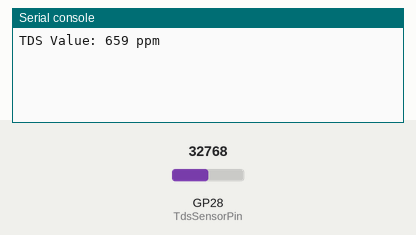
This program was run on a simulated Raspberry Pi Pico running MicroPython. On the bench: the last lines printed to the serial console. Inputs (shaded band) come from the test bench; at power-on: GP28 (TdsSensorPin) = 32768 (analog values on the 0–65535 scale).

Above: at 1.2 s.
1.3 s: GP28 (TdsSensorPin) set to 45874
At 2.3 s:
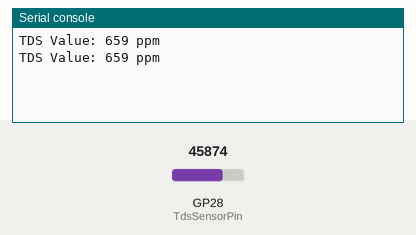
2.8 s: GP28 (TdsSensorPin) set to 57670
At 3.9 s:
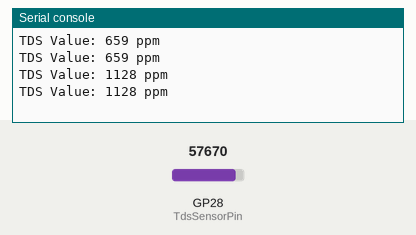
Timing chart, 0 to 5.8 s (numbered marks = the images above; inputs shaded):
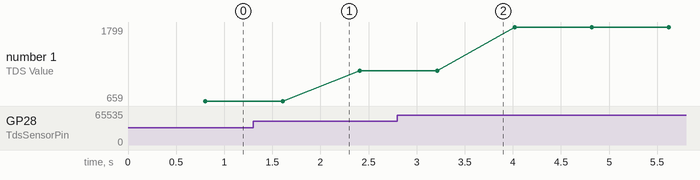

The program:

tds.py
```python
from machine import ADC, Pin
import time

TdsSensorPin = 28
VREF = 3.3            # analog reference voltage
SCOUNT = 30           # number of samples
temperature = 25.0    # assumed temperature

analog_buffer = [0] * SCOUNT
analog_buffer_index = 0

adc = ADC(Pin(TdsSensorPin))

def get_median_num(b_array):
    sorted_array = sorted(b_array)
    mid = len(sorted_array) // 2
    if len(sorted_array) % 2 == 0:
        return (sorted_array[mid - 1] + sorted_array[mid]) // 2
    else:
        return sorted_array[mid]

def read_tds():
    global analog_buffer_index

    analog_buffer[analog_buffer_index] = adc.read_u16() >> 6  # Convert 16-bit to 10-bit equivalent
    analog_buffer_index = (analog_buffer_index + 1) % SCOUNT

def calculate_tds():
    average_raw = get_median_num(analog_buffer)
    average_voltage = average_raw * VREF / 1024.0

    compensation_coefficient = 1.0 + 0.02 * (temperature - 25.0)
    compensation_voltage = average_voltage / compensation_coefficient

    tds_value = (
        133.42 * compensation_voltage**3
        - 255.86 * compensation_voltage**2
        + 857.39 * compensation_voltage
    ) * 0.5

    return tds_value

last_sample_time = time.ticks_ms()
last_print_time = time.ticks_ms()

while True:
    if time.ticks_diff(time.ticks_ms(), last_sample_time) > 40:
        last_sample_time = time.ticks_ms()
        read_tds()

    if time.ticks_diff(time.ticks_ms(), last_print_time) > 800:
        last_print_time = time.ticks_ms()
        tds = calculate_tds()
        print("TDS Value: {:.0f} ppm".format(tds))
```

Measured:
- plotted number 1: 659 → 1128 after the input at 1.3 s, 1128 → 1799 after the input at 2.8 s
